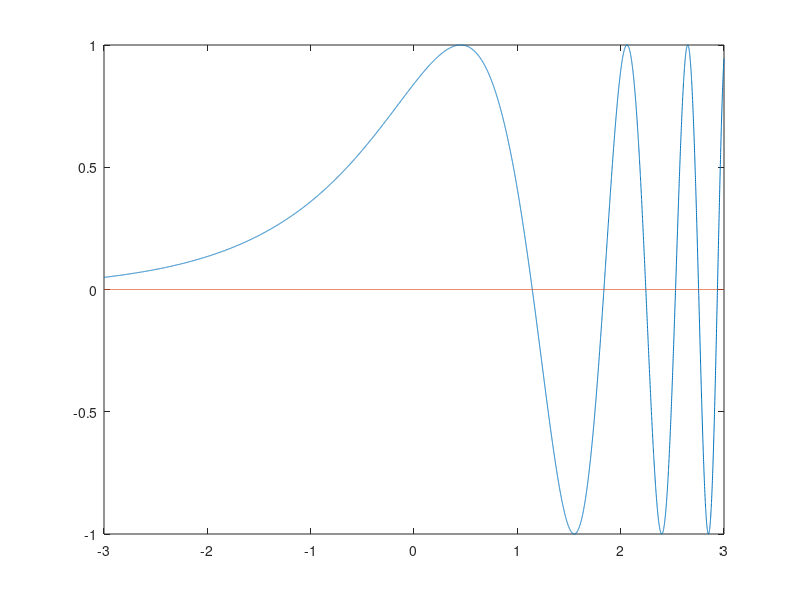

Reproduce this figure in MATLAB. (Note: this script raises an error after producing the figure.)
x = linspace(-3, 3, 10000);
f = 'sin(exp(x))';
xlabel('x'), ylabel('y');
plot(x,eval(f),x,0*x);

ends = [1 1.5 2 2.4 2.63 2.85 3]
result_2 = zeros(1, length(ends) - 1)
eps = 0.000001

for i = 1 : length(ends) - 1
    x_ = [ends(i) ends(i + 1)];
    k = 0;
    m = -1;
    while (k < 1000) 
        m = (x_(2) - x_(1)) / 2 + x_(1);
        if (abs(f2(m)) < eps)
            break;
        end
        if (sign(f2(m)) == sign(f2(x_(1))))
            x_(1) = m;
        else
            x_(2) = m;
        end
        k = k + 1;
    end
    result_2(i) = m;
end

result_3 = zeros(1, length(ends) - 1)
for i = 1 : length(ends) - 1
    x_ = [ends(i) ends(i + 1)];
    x_0 = (x_(2) - x_(1)) / 2 + x_(1);
    k = 0;
    while (k < 1000)
        x_0 = x_0 - f2(x_0) / f2_pr(x_0);
        if (abs(f2(x_0)) < eps)
            break
        end
        k = k + 1;
    end
    result_3(i) = x_0
end

check = abs(result_2 - result_3) < eps

function f = f2(x)
f = sin(exp(x));
end

function f = f2_pr(x)
f = cos(exp(x)) * exp(x);
end